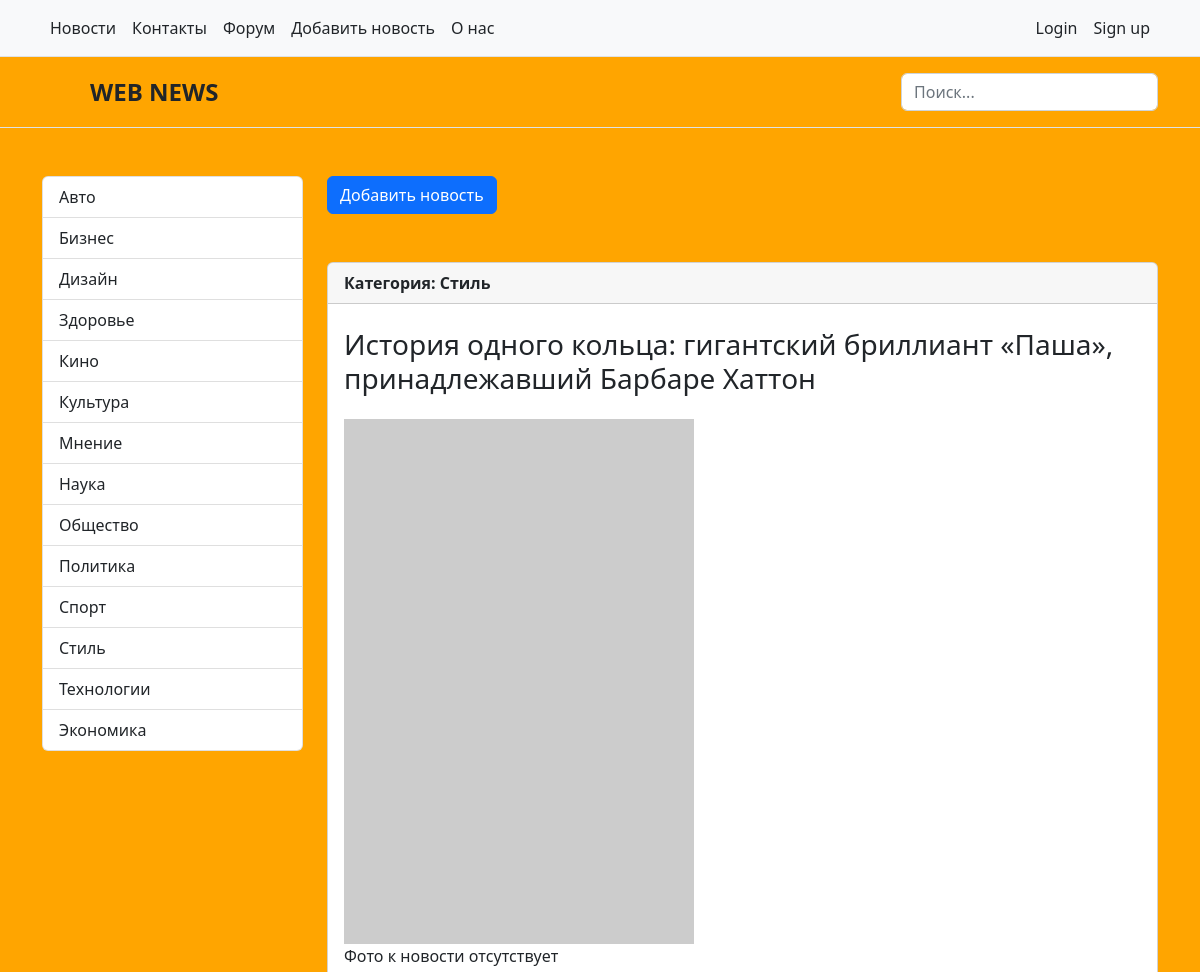
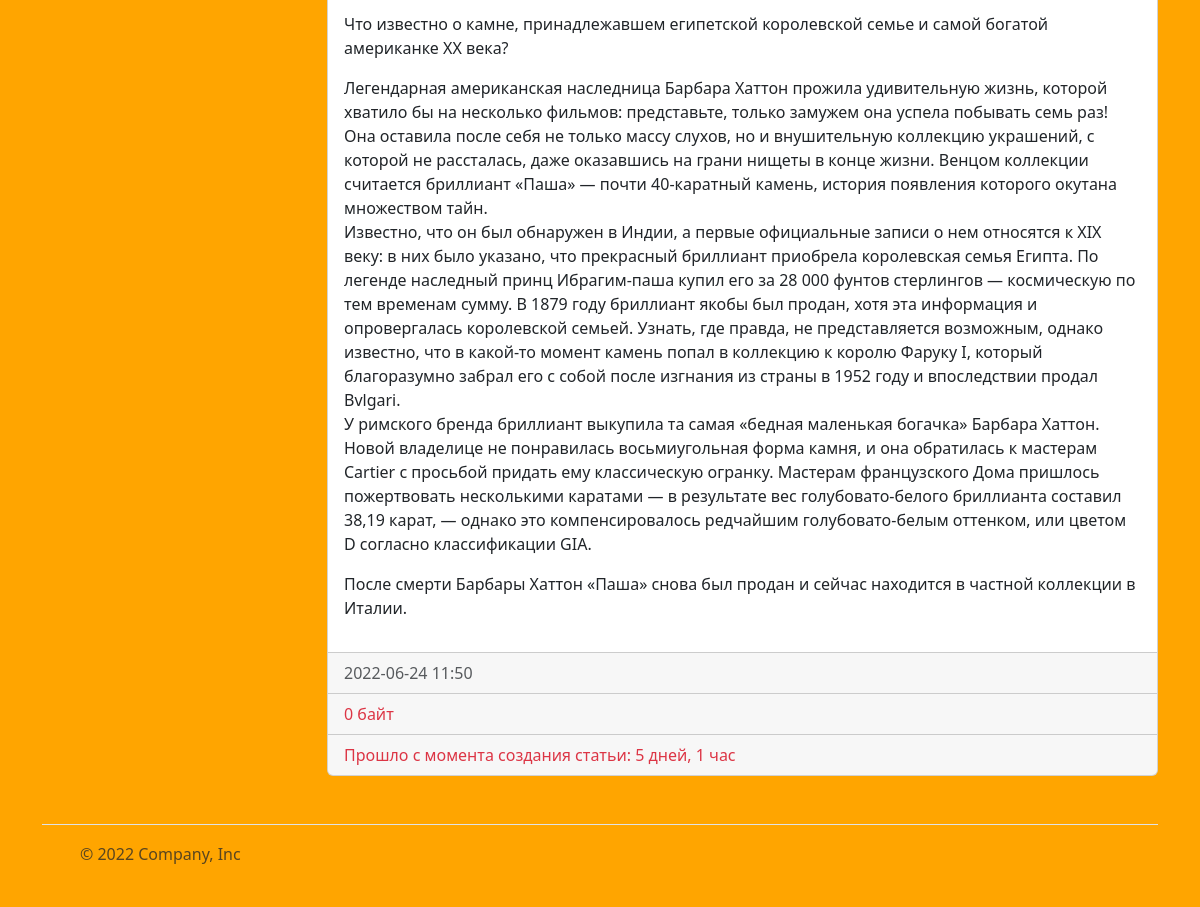
/news/16/, run on the app's committed database (2 pictures, top to bottom).
### news/models.py (models this page shows, shortened)
class Category(models.Model):
    title = models.CharField(max_length=150, db_index=True, verbose_name='Наименование категории')
    def get_absolute_url(self):                                     #  монтирует кнопку в админке в "категории" (внутри) "смотреть на сайте"
        return reverse('category', kwargs={'category_id': self.pk})
    def __str__(self):
        return self.title
    class Meta:
        verbose_name = 'Категория'            #   при редактировании новости вверху отображается "изменить НОВОСТЬ"
        verbose_name_plural = 'Категории'
        ordering = ['title']

class News(models.Model):
    title = models.CharField(max_length=150, verbose_name='Наименование')
    content = models.TextField(blank=True, verbose_name='Контент')      #   атрибут "blank=True" -> поле необязательное для заполнения. Атрибут необязательный
    created_at = models.DateTimeField(auto_now_add=True, verbose_name='Дата публикации')   #   атрибут "auto_now_add=True" создает дату и впемя только раз. При обновлении записи, время не поменяется
    update_at = models.DateTimeField(auto_now=True, verbose_name='Обновлено')         #   дата и время обновляются при корректировке новости
    photo = models.ImageField(upload_to='photos/%Y/%m/%d/', verbose_name='Фото', blank=True) #   разбивает загружаемые изображения по папкам и датам (каждый день)
    sign_of_publication = models.BooleanField(default=True, verbose_name='Признак публикации')
    category = models.ForeignKey('Category', on_delete=models.PROTECT, verbose_name='Категория')  #   Новость защищена от удаления
    class Meta:
        verbose_name = 'Новость'            #   при редактировании новости вверху отображается "изменить НОВОСТЬ"
        verbose_name_plural = 'Новости'
        ordering = ['-created_at']

### news/views.py (the view)
# urls.py: path('news/<int:news_id>/', view_news, name='view_news'),
def view_news(request, news_id):
    news_item = get_object_or_404(News, pk=news_id)
    return render(request, 'news/view_news.html', {'news_item': news_item})

### news/templatetags/news_tags.py (called while the page is built)
@register.inclusion_tag('news/list_categories.html')
def show_categories(arg1='Hello', arg2='World'):
    categories = Category.objects.all()
    return {'categories': categories, 'arg1': arg1, 'arg2': arg2}          #   передаем ключ словаря "categories" в шаблон "list_categories"

### news/templates/news/view_news.html (shortened to what this page needs)
<!DOCTYPE html>
{% extends 'base.html' %}
    {% block sidebar %}
        {% include 'inc/_sidebar.html' %}
    {% endblock %}
    {% block content %}
        <div class="col-9">
            <div class="d-grid gap-2 d-md-block">
                <button class="btn btn-primary" type="button">Добавить новость</button>
            </div>
            <br>
            <br>
                <div class="card">
                    <strong class="d-inline-block mb-2 text-dark">
                        <div class="card-header">
                            Категория: {{ news_item.category }}
                        </div>
                    </strong>
                    <div class="card-body">
                        <h3 class="mb-0">{{ news_item.title }}</h3>
                        <br>
                        {% if item.photo %}
                            <img src="{{ news_item.photo.url }}" class="img-fluid" alt="photo">
                        {% else %}
                            <img src="https://picsum.photos/200/300" alt="" width="350">
                            <p>Фото к новости отсутствует</p>
                        {% endif %}
                        <p class="card-text">{{ news_item.content | linebreaks }}</p>
                    </div>
                    <div class="card-footer text-muted">{{ news_item.created_at|date:"Y-m-d H:i" }}</div>
                    <div class="card-footer text-danger">{{ news_item | filesizeformat }}</div>
                    <div class="card-footer text-danger">Прошло с момента создания статьи: {{ news_item.created_at | timesince }}</div>
                </div>
                <br>
        </div>
    {% endblock %}

### news/templates/news/list_categories.html (shortened to what this page needs)
<div class="col-3">
    <div class="list-group">
        {% for elem in categories %}
            <a href="{{ elem.get_absolute_url }}" class="list-group-item list-group-item-action">{{ elem.title }}</a>
        {% endfor %}
    </div>
</div>

### mysite/static/css/style.css (style rules this page uses)
body { background-color: orange; }

### data on the page
Category: title "Авто"
Category: title "Бизнес"
Category: title "Дизайн"
Category: title "Здоровье"
Category: title "Кино"
Category: title "Культура"
Category: title "Мнение"
Category: title "Наука"
Category: title "Общество"
Category: title "Политика"
Category: title "Спорт"
Category: title "Стиль"
Category: title "Технологии"
Category: title "Экономика"
News: category "Стиль", title "История одного кольца: гигантский бриллиант «Паша», принадлежавший Барбаре Хаттон", content "Что известно о камне, принадлежавшем египетской королевской семье и самой богатой американке XX века? Легендарная американская наследница Барбара Хаттон прожила удивительную жизнь, которой хватило бы на несколько фильмов: представьте, только замужем она успела побывать семь раз! Она оставила после себя не только массу слухов, но и внушительную коллекцию украшений, с которой не рассталась, даже оказавшись на грани нищеты в конце жизни. Венцом коллекции считается бриллиант «Паша» — почти 40-каратный камень, история появления которого окутана множеством тайн. Известно, что он был обнаружен в Индии, а первые официальные записи о нем относятся к XIX веку: в них было указано, что прекрасный…", created_at "2022-06-24 11:50", created_at "5 дней, 1 час"

### other printed values
{{ news_item | filesizeformat }} "0 байт"
